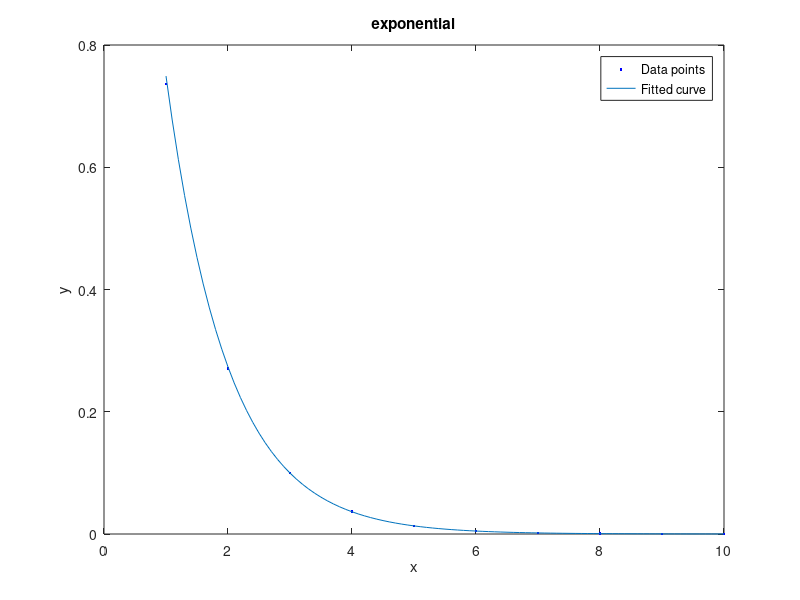

The MATLAB script that drew this image:
%% find the quadratic polynomial for the following data 
%%x 0.1,0.2,0.3,0.4,0.5
%%y 1.4,1.56,1.76,2,2.28
%also create a plot that shows given data points and polynomial curve on same
%set of orders
%methods
%create row vector of independent variable 

x=(0.1:0.1:0.5);

%create row vector of dependent  variable 
y=[1.4,1.56,1.76,2,2.28];
%creating the variable for storing the polynomial
p=polyfit(x,y,2)
fprintf('y=%fx^2 + %fx + %f',p(1),p(2),p(3))
plot(x,y,".b")
xlabel("x-axis");
ylabel("y-axis");
title("best fitting");
hold on
X=linspace(min(x),max(x),100);
Y=polyval(p,X);
plot(X,Y,"r");
hold off

%% %% find the quadratic polynomial for the following data 
%%x 0.1,0.2,0.3,0.4,0.5
%%y 1.4,1.56,1.76,2,2.28
%also create a plot that shows given data points and polynomial curve on same
%set of orders
%methods
%create row vector of independent variable 

x=[0.1,0.3,0.6,0.8];

%create row vector of dependent  variable 
y=[0.72,1.81,2.73,3.47];
%creating the variable for storing the polynomial
p=polyfit(x,y,3);
%fprintf('y=%fx^2 + %fx + %f',p(1),p(2),p(3))
plot(x,y,".b")
xlabel("x-axis");
ylabel("y-axis");

hold on
X=linspace(min(x),max(x),100);
Y=polyval(p,X);
plot(X,Y,"r");
hold off
%% %% find the quadratic polynomial for the following data 
%%x 0.1,0.2,0.3,0.4,0.5
%%y 1.4,1.56,1.76,2,2.28
%also create a plot that shows given data points and polynomial curve on same

x=0:5:25;

%create row vector of dependent  variable 
y=[-1,9,19,29,39,49];
%creating the variable for storing the polynomial
p=polyfit(x,y,1);
%fprintf('y=%fx^2 + %fx + %f',p(1),p(2),p(3))
plot(x,y,".b")
xlabel("x-axis");
ylabel("y-axis");


hold on
X=linspace(min(x),max(x),100);
Y=polyval(p,X);
plot(X,Y,"r");
hold off
%% for exponential  fucntion
x = 1:1:10;
y = [0.7358, 0.2708, 0.0996, 0.0366, 0.0135, 0.0049, 0.0018, 0.0007,0.0002,0.00009];
 


p = polyfit(x, log(y), 1);
b = p(1);
a = exp(p(2));


plot(x, y, '.b');
title("exponential")
xlabel("x-axis")
ylabel("y-axis")
hold on;


X = min(x):0.1:max(x);
Y = a .* exp(b .* X);


plot(X, Y, '-');


xlabel('x');
ylabel('y');
legend('Data points', 'Fitted curve');
hold off
fprintf('parameters : a= %f , b=%f',a,b);
fprintf('best fitting curve : y=%f*e^(%f*x)',a,b);